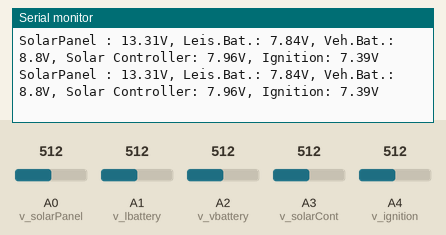
Bench run of a sketch on a simulated Arduino Uno, built with avr-gcc and run on an emulated ATmega328P. On the bench: the last lines printed to the serial monitor. The test bench sets the inputs (shaded band); at power-on: A0 (v_solarPanel) = 512, A1 (v_lbattery) = 512, A2 (v_vbattery) = 512, A3 (v_solarCont) = 512, A4 (v_ignition) = 512.

Above: at 1.3 s.
1.4 s: A0 (v_solarPanel) set to 716
At 2.0 s:
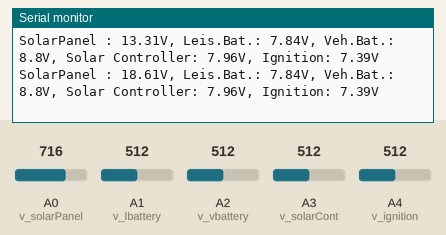
2.9 s: A1 (v_lbattery) set to 716
At 3.7 s:
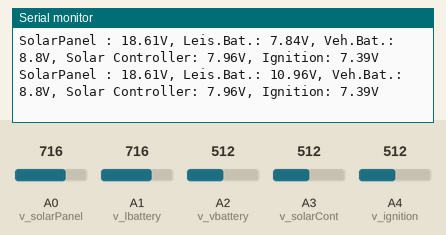
4.4 s: A2 (v_vbattery) set to 525
At 4.4 s:
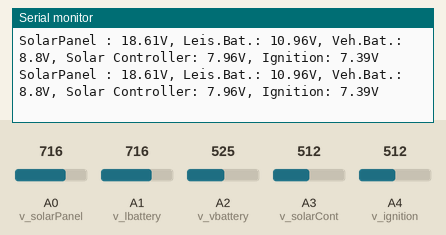
7.5 s: A3 (v_solarCont) set to 716
At 8.0 s:
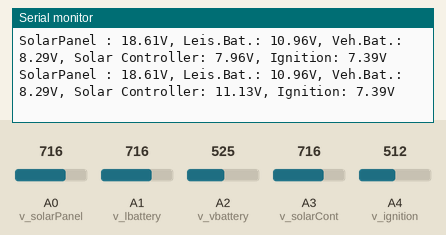
9.0 s: A4 (v_ignition) set to 716
At 9.6 s:
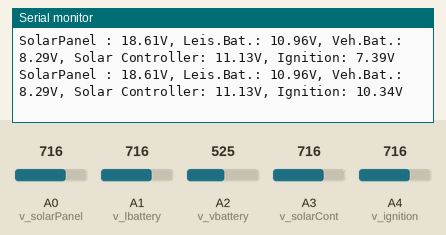
10.5 s: A2 (v_vbattery) set to 716
At 11.2 s:
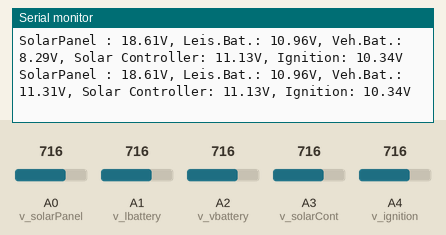
Timing chart, 0 to 13.0 s (numbered marks = the images above; inputs shaded):
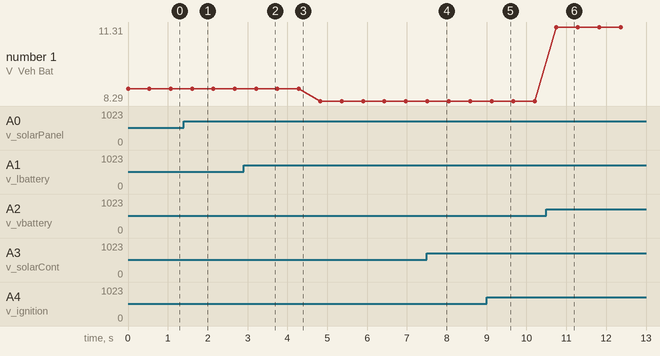

Measured:
- after the input at 1.4 s, the serial monitor: prints a new line after 0.21 s (image 1)
- after the input at 2.9 s, the serial monitor: prints a new line after 0.31 s (image 2)
- after the input at 7.5 s, the serial monitor: prints a new line at once (image 4)
- after the input at 9.0 s, the serial monitor: prints a new line after 0.13 s (image 5)
- after the input at 10.5 s, the serial monitor: prints a new line after 0.25 s (image 6)
- plotted number 1: 8.8 → 8.29 after the input at 4.4 s, 8.29 → 11.31 after the input at 10.5 s

The sketch:

battery.ino
```cpp
const  int v_solarPanel = 0; //A0
const  int v_lbattery   = 1; //A2
const  int v_vbattery   = 2; //A2
const  int v_solarCont  = 3; //A3
const  int v_ignition   = 4; //A4

    //tested, accurate
const double f0=0.02600;
const double f1=0.01532;
const double f2=0.01580;
const double f3=0.01555;
const double f4=0.01445;

    void setup()
    {
    Serial.begin(9600); //initialize serial communication
    }

    void loop()
    {
      double Voltage[5];


readVoltages(&Voltage[0]);
writeVoltages(&Voltage[0]);


    delay(500);

    }

        void writeVoltages(double* Voltage)
    {
     String msg = "SolarPanel : ";
msg+=printDouble(Voltage[0], 100);
msg += "V, Leis.Bat.: ";
msg+=printDouble(Voltage[1], 100);
msg += "V, Veh.Bat.: ";
msg+=printDouble(Voltage[2], 100);
msg+= "V, Solar Controller: ";
msg+=printDouble(Voltage[3], 100);
msg += "V, Ignition: ";
msg+=printDouble(Voltage[4], 100);
msg += "V";
Serial.println(msg);
    }


    void readVoltages(double* Voltage)
    {

    double sensorValue = double(analogRead(v_solarPanel));
    Voltage[0]=sensorValue * f0;

    sensorValue = analogRead(v_lbattery);
    Voltage[1]=sensorValue * f1;

    sensorValue = analogRead(v_vbattery);
    Voltage[2]=sensorValue * f2;

    sensorValue = analogRead(v_solarCont);
    Voltage[3]=sensorValue * f3;

    sensorValue = analogRead(v_ignition);
    Voltage[4]=sensorValue * f4;


    }

    String printDouble( double val, unsigned int precision){
// prints val with number of decimal places determine by precision
// NOTE: precision is 1 followed by the number of zeros for the desired number of decimial places
// example: printDouble( 3.1415, 100); // prints 3.14 (two decimal places)

String number;

    number= String (int(val));  //prints the int part
    number.concat("."); // print the decimal point

    unsigned int frac;
    if(val >= 0)
        frac = (val - int(val)) * precision;
    else
        frac = (int(val)- val ) * precision;
    number.concat(frac) ;

    return number;
}
```
